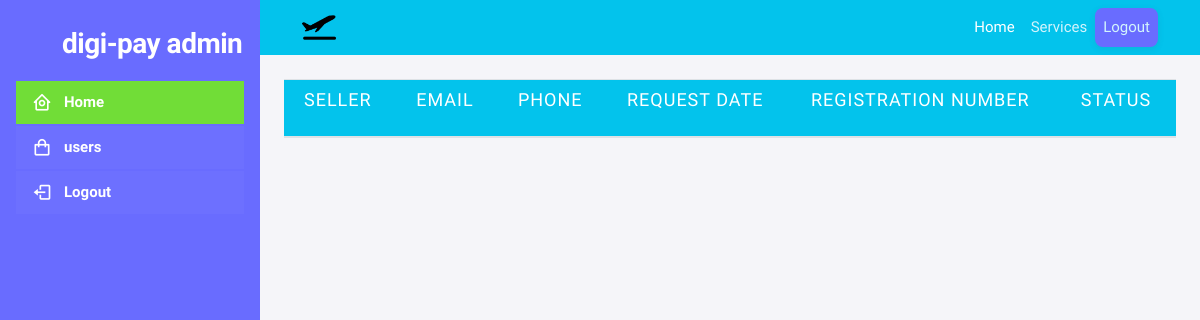
Before: /superadminhome (signed in) with the older database file.
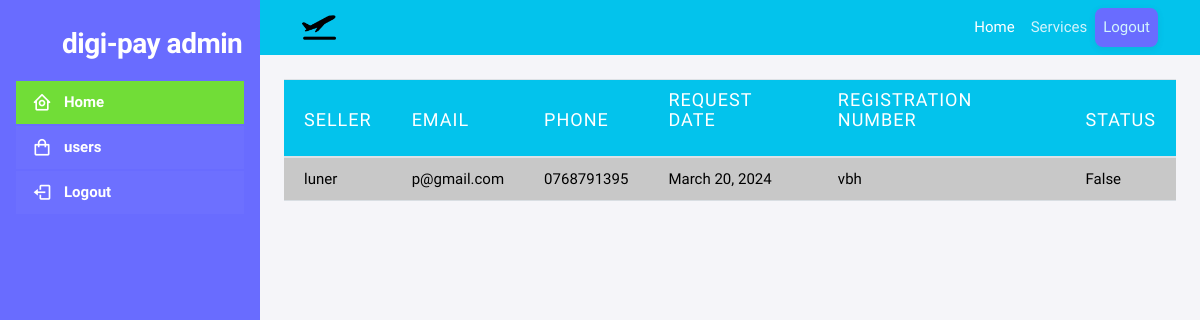
After: the same page with the newer database file.
### digitalapp/models.py (models this page shows, shortened)
class registration_request(models.Model):
    seller=models.ForeignKey(seller,on_delete=models.CASCADE)
    date=models.DateField(default=timezone.now)
    status=models.BooleanField(default=False)

class seller(models.Model):
    buss_name=models.CharField(max_length=254,primary_key=True)
    phone_number=models.CharField(max_length=254,null=True)
    registration_number=models.CharField(max_length=254,null=True)
    email=models.CharField(max_length=254,null=True)
    buss_shortcode=models.CharField(max_length=254,null=True)
    password=models.CharField(max_length=254)
    consumer_key=models.CharField(max_length=254,null=True)
    secret_key=models.CharField(max_length=254,null=True)
    passkey=models.CharField(max_length=400,null=True)

### digitalapp/views.py (the view)
# urls.py: path("superadminhome",views.superadminhome,name="superadminhome"),
@login_required(login_url='superadminlogin')
@user_passes_test(is_superuser_with_staff_status)
def superadminhome(request):
    return render(request,"superadminhome.html",{"context":registration_request.objects.order_by('-date')})

### digitalapp/views.py (called while the page is built)
def is_superuser_with_staff_status(user):
    return user.is_superuser and user.is_staff

### templates/superadminhome.html (shortened to what this page needs)
<!DOCTYPE html>
{% load static %}
<html
  lang="en"
  class="light-style layout-menu-fixed"
  dir="ltr"
  data-theme="theme-default"
  data-assets-path="../assets/"
  data-template="vertical-menu-template-free"
>
  <head>
    <link
      rel="stylesheet"
      href="https://cdn.jsdelivr.net/npm/bootstrap@4.6.2/dist/css/bootstrap.min.css"
    />
    <link rel="stylesheet" href="https://cdn.jsdelivr.net/boxicons/2.0.7/css/boxicons.min.css">
    <link rel="stylesheet" href="{% static 'vendor/fonts/boxicons.css' %}" />
    <link
      rel="stylesheet"
      href="{% static 'vendor/css/core.css' %}"
      class="template-customizer-core-css"
    />
    <link rel="stylesheet" href="{% static 'vendor/css/style.css' %}">
    <link
      rel="stylesheet"
      href="{% static 'vendor/css/theme-default.css' %}"
      class="template-customizer-theme-css"
    />
    <link rel="stylesheet" href="{% static 'css/demo.css' %}" />
    <link
      rel="stylesheet"
      href="{% static 'vendor/libs/perfect-scrollbar/perfect-scrollbar.css' %}"
    />
    <link
      rel="stylesheet"
      href="{% static 'vendor/libs/apex-charts/apex-charts.css' %}"
    />
  </head>
  <body>
    <div class="layout-wrapper layout-content-navbar">
      <div class="layout-container">
        <aside
          id="layout-menu"
          class="layout-menu menu-vertical menu bg-primary"
        >
          <div class="app-brand demo">
            <a href="#" class="app-brand-link">
              <span class="app-brand-logo demo">
              </span>
              <span class="app-brand-text demo menu-text fw-bolder ms-2"
                >DIGI-PAY ADMIN</span
              >
            </a>
          </div>
          <ul class="menu-inner py-1">
            <li class="menu-item active">
              <a href="sellerhome" class="menu-link bg-success ">
                <i class="menu-icon tf-icons bx bx-home-circle"></i>
                <div data-i18n="Analytics">Home</div>
              </a>
            </li>
            <li class="menu-item active">
                <a href="sell" class="menu-link bg-pink">
                    <i class="menu-icon tf-icons bx bx-shopping-bag"></i>
                  <div data-i18n="Analytics">users</div>
                </a>
            </li>
            <li class="menu-item active">
                <a href="#" class="menu-link bg-pink">
                    <i class="menu-icon tf-icons bx bx-log-out"></i>
                  <div data-i18n="Analytics">Logout</div>
                </a>
            </li>
          </ul>
        </aside>
        <div class="layout-page">
          <nav class="navbar navbar-expand-lg navbar-dark bg-info">
            <div class="container">
              <img style="max-width:4%;max-height:4%"src="{% static "img/planetakeof.png" %}" alt="Logo" />
              <div class="collapse navbar-collapse" id="navbarNav">
                <ul class="navbar-nav ml-auto">
                  <li class="nav-item active">
                    <a class="nav-link" href="#">Home</a>
                  </li>
                  <li class="nav-item">
                    <a class="nav-link" href="#">Services</a>
                  </li>
                  <li class="nav-item">
                    <a href="#" class="nav-link card bg-primary">
                      <div data-i18n="Analytics">Logout</div>
                    </a>
                  </li>
                </ul>
              </div>
            </div>
          </nav>
          <div class="m-4">
            <table class=" table" style=";" >
                <thead class="bg-info">
                  <tr class="table-hover">
                    <th><h5 style="color: white">Seller</h5></th>
                    <th><h5 style="color: white">Email</h5></th>
                    <th><h5 style="color: white">phone</h5></th>
                    <th><h5 style="color: white">Request Date</h5></th>
                    <th><h5 style="color: white">registration number</h5></th>
                    <th><h5 style="color: white">Status</h5></th>
                  </tr>
                </thead>
                <tbody>
                  {% for request in context %}
                  <tr style="background-color:rgb(200,200,200);cursor:pointer;">
                    <td style="font-style:bold;color:black;">{{request.seller.buss_name}}</td>
                    <td style="font-style:bold;color:black;">{{request.seller.email}}</td>
                    <td style="font-style:bold;color:black;">{{request.seller.phone_number}}</td>
                    <td style="font-style:bold;color:black;">{{request.date}}</td>
                    <td style="font-style:bold;color:black;">{{request.seller.registration_number}}</td>
                    <td id="{{request.id}}"style="font-style:bold;color:black;">{{request.status}}</td>
                  </tr>
                  {% endfor %}
                </tbody>
              </table>
          </div>
        </div>
      </div>
    </div>
  </body>
</html>

### static/css/demo.css (style rules this page uses)
.menu .app-brand.demo { height: 64px; margin-top: 12px; }
.app-brand-logo.demo svg { width: 22px; height: 38px; }
.app-brand-text.demo { font-size: 1.75rem; letter-spacing: -0.5px; text-transform: lowercase; }

Changed rows visible on the page:
added registration_request: seller.buss_name "luner", seller.email "p@gmail.com", seller.phone_number "0768791395", date "March 20, 2024", seller.registration_number "vbh", status "False"
